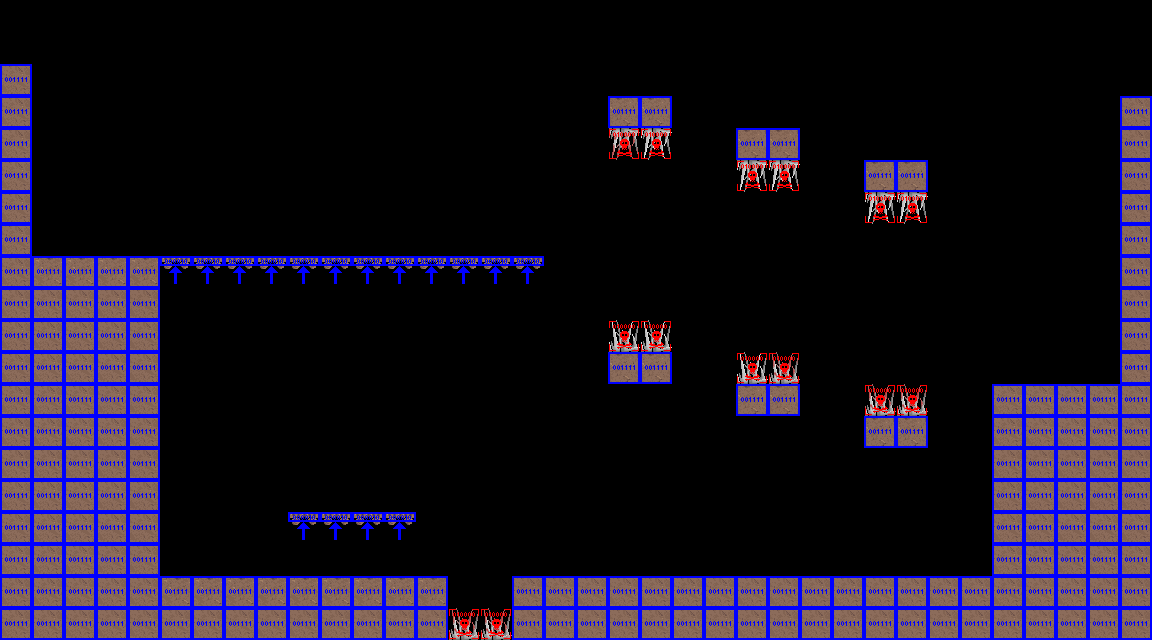

Tiled map render using the project's own tile images. Description and the map definition, with tile-layer contents summarised, below:
An orthogonal 36x20 tile map with 32x32 px tiles, 4 tile layers (background layer, player layer, foreground layer, collision layer), 6 tilesets and 12 objects (3x button, 2x (0;-0.001),(0;0.001), 6, 2, level1-2.tmx@31,-11, ...).

<map version="1.0" orientation="orthogonal" width="36" height="20" tilewidth="32" tileheight="32">
 <properties>
  <property name="background color" value="#7ABDFF" />
 </properties>
 <tileset firstgid="1" name="collision" tilewidth="32" tileheight="32">
  <image source="../images/collision.png" trans="ff00ff" width="256" height="256" />
 </tileset>
 <tileset firstgid="65" name="grass" tilewidth="32" tileheight="32">
  <image source="../images/grass_desert_tiles01.png" trans="ff00ff" width="320" height="320" />
 </tileset>
 <tileset firstgid="165" name="research" tilewidth="32" tileheight="32">
  <image source="../images/research_sketch_tiles01.png" trans="ff00ff" width="320" height="320" />
 </tileset>
 <tileset firstgid="265" name="industrial" tilewidth="32" tileheight="32">
  <image source="../images/town_industrial_tiles01.png" trans="ff00ff" width="320" height="320" />
 </tileset>
 <tileset firstgid="365" name="playground" tilewidth="32" tileheight="32">
  <image source="../images/playground_tiles01.png" trans="ff00ff" width="320" height="320" />
 </tileset>
 <tileset firstgid="465" name="spikes" tilewidth="32" tileheight="32">
  <image source="../images/spikes.png" trans="ff00ff" width="128" height="64" />
 </tileset>
 <layer name="background layer" width="36" height="20">
  <data>[720 cells, 205 non-empty, 8 distinct tile ids]</data>
 </layer>
 <layer name="player layer" width="36" height="20">
  <data>[720 cells, 0 non-empty, 0 distinct tile ids]</data>
 </layer>
 <layer name="foreground layer" width="36" height="20">
  <data>[720 cells, 0 non-empty, 0 distinct tile ids]</data>
 </layer>
 <layer name="collision layer" width="36" height="20">
  <data>[720 cells, 205 non-empty, 3 distinct tile ids]</data>
 </layer>
 <objectgroup name="player" width="36" height="20">
  <object x="223" y="543" />
 </objectgroup>
 <objectgroup name="collectible00" width="36" height="20">
  <object name="6" x="62" y="223" />
  <object name="2" x="416" y="384" />
 </objectgroup>
 <objectgroup name="door" width="36" height="20">
  <object name="level1-2.tmx@31,-11" x="191" y="549" />
  <object name="level1-4.tmx" x="1056" y="357" />
 </objectgroup>
 <objectgroup name="group1" width="36" height="20">
  <object name="button" x="640" y="572" />
  <object name="platform" type="(0;-0.001),(0;0.001)" x="608" y="320" width="64" height="16" />
 </objectgroup>
 <objectgroup name="Kopie von group1" width="36" height="20">
  <object name="button" x="768" y="572" />
  <object name="platform" type="(0;0.001),(0;-0.001)" x="736" y="192" width="64" height="16" />
 </objectgroup>
 <objectgroup name="Kopie von Kopie von group1" width="36" height="20">
  <object name="button" x="896" y="572" />
  <object name="platform" type="(0;-0.001),(0;0.001)" x="864" y="384" width="64" height="16" />
 </objectgroup>
 <objectgroup name="bug" width="36" height="20">
  <object x="397" y="494" />
 </objectgroup>
</map>
